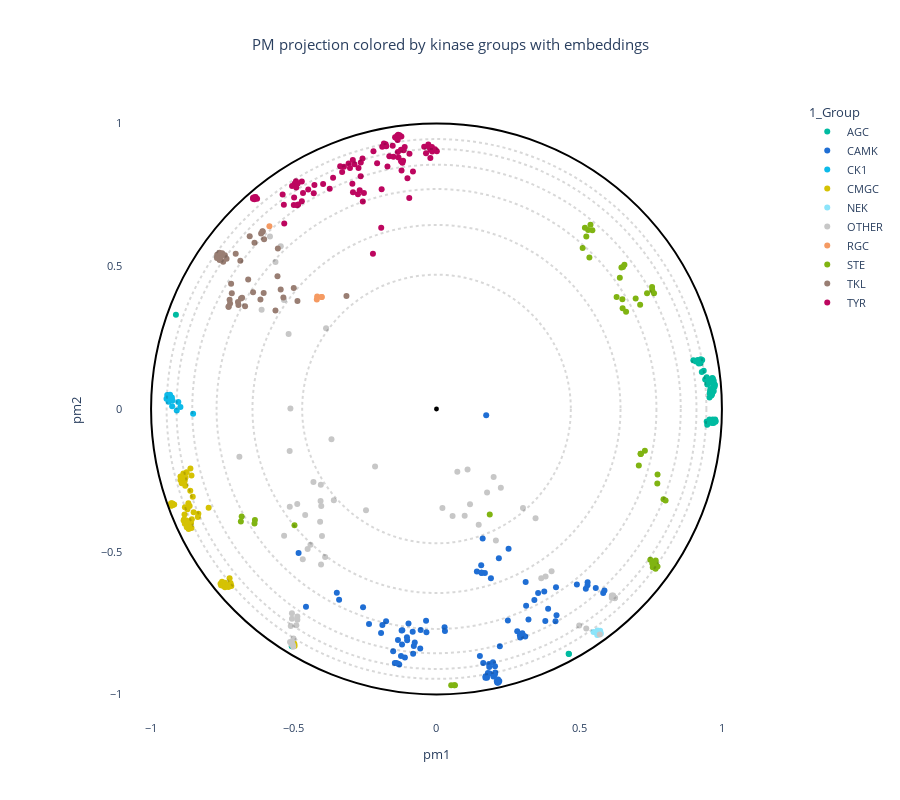

Write notebook code for a chart like this one.
### Code cell
# OPTIONS =================================================
#Here you can set different parameters to color & annotate the resulting projection:
title = "PM projection colored by kinase groups with embeddings"  
#----------------------------------------------------------
# Select the coloring from annotation .csv file:
labels_name = "1_Group"
# Select classes to label among the "labels_name" or "second_labels_name" column (comma separated list):
second_labels_name = ""
labels_text = []
show_text = False
#----------------------------------------------------------
# Use a custom color palette:
color_palette = kinase_palette #Default: None
use_custom_palette = True
#==========================================================


#Check projection visualization parameters
#Labels name
if labels_name == "":
    labels_name = None
elif labels_name not in annotation_names:
    raise NameError(f"labels_name {labels_name} is not in the availables annotations.\nAvailables annotations: {annotation_names}")
#Second labels name
if second_labels_name == "":
    second_labels_name = None
elif second_labels_name not in annotation_names:
    raise NameError(f'"second_labels_name" {second_labels_name} is not in the availables annotations.\nAvailables annotations: {annotation_names}')

if not use_custom_palette:
    color_palette = None

#Plot graph
fig = plot_embedding_interactive(df_embedding, 
                                 labels_name = labels_name,
                                 second_labels_name = second_labels_name, 
                                 show_text = show_text,
                                 labels_text = labels_text,
                                 color_palette = color_palette, 
                                 title = title, 
                                 fontsize = 11)
fig.show()

### Figure 1 — Plotly figure (JSON) as saved in the notebook; plotly's stock layout.template omitted (floating-point values rounded to 4 significant figures; data arrays with more than 128 entries replaced by an {"elided": "..."} marker saying what was removed)
{"data": [{"customdata": {"elided": "62x19 mixed values"}, "hovertemplate": "<b>%{hovertext}</b><br><br>1_Group=%{customdata[1]}<br>pm1=%{x}<br>pm2=%{y}<br>proteins_id=%{customdata[0]}<br>2_Gene=%{customdata[2]}<br>3_HGNC=%{customdata[3]}<br>4_Uni_entry=%{customdata[4]}<br>5_Uni_acc=%{customdata[5]}<br>6_Domain_begin=%{customdata[6]}<br>7_Domain_end=%{customdata[7]}<br>8_Domain_length=%{customdata[8]}<br>9_Largest_insert_length=%{customdata[9]}<br>10_PDB_validation=%{customdata[10]}<br>11_Conformational_state=%{customdata[11]}<br>12_Dihedral_state=%{customdata[12]}<br>13_Group_in_Uni=%{customdata[13]}<br>14_Group_in_Manning=%{customdata[14]}<br>15_Synonymn=%{customdata[15]}<br>evo_distance=%{customdata[16]}<br>decile_domain=%{customdata[17]}<br>small_cluster=%{customdata[18]}<extra></extra>", "hovertext": ["AGC", "AGC", "AGC", "AGC", "AGC", "AGC", "AGC", "AGC", "AGC", "AGC", "AGC", "AGC", "AGC", "AGC", "AGC", "AGC", "AGC", "AGC", "AGC", "AGC", "AGC", "AGC", "AGC", "AGC", "AGC", "AGC", "AGC", "AGC", "AGC", "AGC", "AGC", "AGC", "AGC", "AGC", "AGC", "AGC", "AGC", "AGC", "AGC", "AGC", "AGC", "AGC", "AGC", "AGC", "AGC", "AGC", "AGC", "AGC", "AGC", "AGC", "AGC", "AGC", "AGC", "AGC", "AGC", "AGC", "AGC", "AGC", "AGC", "AGC", "AGC", "AGC"], "legendgroup": "AGC", "marker": {"color": "#00bba1", "symbol": "circle"}, "mode": "markers", "name": "AGC", "orientation": "v", "showlegend": true, "type": "scatter", "x": [0.9488, 0.95, 0.9467, -0.913, 0.9467, 0.9567, 0.9485, 0.4641, 0.9151, 0.919, 0.9248, 0.9092, 0.909, 0.9127, 0.8999, 0.978, 0.9773, 0.9653, 0.9707, 0.9701, 0.9674, -0.5071, 0.9295, 0.9363, 0.9656, 0.9599, 0.9714, 0.9741, 0.9723, 0.9737, 0.9571, 0.9585, 0.9649, 0.9653, 0.959, 0.9684, 0.9565, 0.9658, 0.9634, 0.9413, 0.9723, 0.9693, 0.9755, 0.4629, 0.9563, 0.9588, 0.9627, 0.9547, 0.9619, 0.9614, 0.955, 0.9648, 0.9601, 0.9309, 0.9712, 0.9682, 0.9661, 0.9263, 0.9279, 0.9258, 0.9756, 0.9762], "xaxis": "x", "y": [0.08601, 0.09255, 0.1111, 0.33, -0.04393, -0.03665, -0.05528, -0.8585, 0.1719, 0.1596, 0.1598, 0.1664, 0.1685, 0.1685, 0.171, -0.04191, -0.0451, -0.04918, -0.0494, -0.0424, -0.03689, -0.8316, 0.1298, 0.1339, 0.06665, 0.07013, 0.06274, 0.0781, 0.08021, 0.08664, 0.05488, 0.05779, 0.06217, 0.05183, 0.06483, 0.06049, 0.0406, 0.057, 0.04723, 0.1034, 0.08826, 0.08597, 0.08376, -0.8572, -0.04694, 0.1006, 0.1052, 0.09725, 0.09835, 0.09745, 0.1022, 0.09564, 0.09309, 0.1719, 0.09897, 0.1064, 0.1082, 0.1742, 0.1703, 0.1702, -0.03959, -0.03647], "yaxis": "y"}, {"customdata": {"elided": "93x19 mixed values"}, "hovertemplate": "<b>%{hovertext}</b><br><br>1_Group=%{customdata[1]}<br>pm1=%{x}<br>pm2=%{y}<br>proteins_id=%{customdata[0]}<br>2_Gene=%{customdata[2]}<br>3_HGNC=%{customdata[3]}<br>4_Uni_entry=%{customdata[4]}<br>5_Uni_acc=%{customdata[5]}<br>6_Domain_begin=%{customdata[6]}<br>7_Domain_end=%{customdata[7]}<br>8_Domain_length=%{customdata[8]}<br>9_Largest_insert_length=%{customdata[9]}<br>10_PDB_validation=%{customdata[10]}<br>11_Conformational_state=%{customdata[11]}<br>12_Dihedral_state=%{customdata[12]}<br>13_Group_in_Uni=%{customdata[13]}<br>14_Group_in_Manning=%{customdata[14]}<br>15_Synonymn=%{customdata[15]}<br>evo_distance=%{customdata[16]}<br>decile_domain=%{customdata[17]}<br>small_cluster=%{customdata[18]}<extra></extra>", "hovertext": ["CAMK", "CAMK", "CAMK", "CAMK", "CAMK", "CAMK", "CAMK", "CAMK", "CAMK", "CAMK", "CAMK", "CAMK", "CAMK", "CAMK", "CAMK", "CAMK", "CAMK", "CAMK", "CAMK", "CAMK", "CAMK", "CAMK", "CAMK", "CAMK", "CAMK", "CAMK", "CAMK", "CAMK", "CAMK", "CAMK", "CAMK", "CAMK", "CAMK", "CAMK", "CAMK", "CAMK", "CAMK", "CAMK", "CAMK", "CAMK", "CAMK", "CAMK", "CAMK", "CAMK", "CAMK", "CAMK", "CAMK", "CAMK", "CAMK", "CAMK", "CAMK", "CAMK", "CAMK", "CAMK", "CAMK", "CAMK", "CAMK", "CAMK", "CAMK", "CAMK", "CAMK", "CAMK", "CAMK", "CAMK", "CAMK", "CAMK", "CAMK", "CAMK", "CAMK", "CAMK", "CAMK", "CAMK", "CAMK", "CAMK", "CAMK", "CAMK", "CAMK", "CAMK", "CAMK", "CAMK", "CAMK", "CAMK", "CAMK", "CAMK", "CAMK", "CAMK", "CAMK", "CAMK", "CAMK", "CAMK", "CAMK", "CAMK", "CAMK"], "legendgroup": "CAMK", "marker": {"color": "#1f6ed4", "symbol": "circle"}, "mode": "markers", "name": "CAMK", "orientation": "v", "showlegend": true, "type": "scatter", "x": [0.5841, 0.5883, 0.558, 0.1769, 0.176, -0.1244, -0.1107, -0.08189, -0.1406, -0.1306, -0.1342, -0.146, -0.05701, -0.3493, -0.3412, -0.1035, -0.1942, 0.2219, -0.1896, 0.3045, 0.2934, 0.311, -0.07944, -0.1208, -0.1028, 0.1637, 0.1696, 0.02834, 0.02955, -0.2574, 0.2125, 0.2151, 0.2144, 0.2182, 0.1801, -0.4573, -0.09806, 0.2922, 0.3007, 0.25, 0.2828, 0.2044, 0.2058, 0.1992, 0.1577, 0.1578, 0.3911, -0.1766, -0.2364, 0.4169, 0.4205, 0.3812, 0.5232, 0.529, 0.5294, 0.4918, 0.1741, -0.1519, 0.1718, 0.1715, 0.4187, 0.356, 0.3775, -0.135, -0.07617, -0.08338, -0.1198, -0.1221, -0.0366, -0.03528, -0.05544, 0.216, 0.22, 0.2112, 0.2163, 0.1865, 0.1566, 0.1415, 0.3124, 0.3223, 0.314, 0.3429, -0.4832, 0.2184, 0.2525, 0.1617, 0.1579, 0.1848, 0.2049, 0.1978, 0.152, 0.1841, 0.1906], "xaxis": "x", "y": [-0.6448, -0.6357, -0.6274, -0.9419, -0.9377, -0.8653, -0.8705, -0.8573, -0.8902, -0.8954, -0.8923, -0.89, -0.8396, -0.6437, -0.6683, -0.7995, -0.7849, -0.8316, -0.7566, -0.7945, -0.8003, -0.797, -0.8304, -0.8247, -0.8104, -0.8901, -0.5744, -0.765, -0.7781, -0.6948, -0.9586, -0.9589, -0.9556, -0.9569, -0.9252, -0.6931, -0.7514, -0.7924, -0.7859, -0.7411, -0.7785, -0.9304, -0.9228, -0.9369, -0.5735, -0.5737, -0.6996, -0.7438, -0.7533, -0.7434, -0.7224, -0.7424, -0.6301, -0.6175, -0.6066, -0.6149, -0.02205, -0.8487, -0.9367, -0.9414, -0.6248, -0.6448, -0.6395, -0.8095, -0.8185, -0.7802, -0.7753, -0.7757, -0.7416, -0.7823, -0.7741, -0.9476, -0.9532, -0.9534, -0.9546, -0.9271, -0.5473, -0.5689, -0.6064, -0.7373, -0.6897, -0.6689, -0.5045, -0.5226, -0.4898, -0.454, -0.5737, -0.9041, -0.9013, -0.8875, -0.8651, -0.8932, -0.5934], "yaxis": "y"}, {"customdata": {"elided": "12x19 mixed values"}, "hovertemplate": "<b>%{hovertext}</b><br><br>1_Group=%{customdata[1]}<br>pm1=%{x}<br>pm2=%{y}<br>proteins_id=%{customdata[0]}<br>2_Gene=%{customdata[2]}<br>3_HGNC=%{customdata[3]}<br>4_Uni_entry=%{customdata[4]}<br>5_Uni_acc=%{customdata[5]}<br>6_Domain_begin=%{customdata[6]}<br>7_Domain_end=%{customdata[7]}<br>8_Domain_length=%{customdata[8]}<br>9_Largest_insert_length=%{customdata[9]}<br>10_PDB_validation=%{customdata[10]}<br>11_Conformational_state=%{customdata[11]}<br>12_Dihedral_state=%{customdata[12]}<br>13_Group_in_Uni=%{customdata[13]}<br>14_Group_in_Manning=%{customdata[14]}<br>15_Synonymn=%{customdata[15]}<br>evo_distance=%{customdata[16]}<br>decile_domain=%{customdata[17]}<br>small_cluster=%{customdata[18]}<extra></extra>", "hovertext": ["CK1", "CK1", "CK1", "CK1", "CK1", "CK1", "CK1", "CK1", "CK1", "CK1", "CK1", "CK1"], "legendgroup": "CK1", "marker": {"color": "#0dbae9", "symbol": "circle"}, "mode": "markers", "name": "CK1", "orientation": "v", "showlegend": true, "type": "scatter", "x": [-0.9335, -0.9389, -0.9433, -0.946, -0.9249, -0.9386, -0.9271, -0.9261, -0.9045, -0.91, -0.8971, -0.8527], "xaxis": "x", "y": [0.04961, 0.03957, 0.04867, 0.03577, 0.02939, 0.02502, 0.04051, 0.009765, 0.02463, -0.005548, 0.006973, -0.01702], "yaxis": "y"}, {"customdata": {"elided": "65x19 mixed values"}, "hovertemplate": "<b>%{hovertext}</b><br><br>1_Group=%{customdata[1]}<br>pm1=%{x}<br>pm2=%{y}<br>proteins_id=%{customdata[0]}<br>2_Gene=%{customdata[2]}<br>3_HGNC=%{customdata[3]}<br>4_Uni_entry=%{customdata[4]}<br>5_Uni_acc=%{customdata[5]}<br>6_Domain_begin=%{customdata[6]}<br>7_Domain_end=%{customdata[7]}<br>8_Domain_length=%{customdata[8]}<br>9_Largest_insert_length=%{customdata[9]}<br>10_PDB_validation=%{customdata[10]}<br>11_Conformational_state=%{customdata[11]}<br>12_Dihedral_state=%{customdata[12]}<br>13_Group_in_Uni=%{customdata[13]}<br>14_Group_in_Manning=%{customdata[14]}<br>15_Synonymn=%{customdata[15]}<br>evo_distance=%{customdata[16]}<br>decile_domain=%{customdata[17]}<br>small_cluster=%{customdata[18]}<extra></extra>", "hovertext": ["CMGC", "CMGC", "CMGC", "CMGC", "CMGC", "CMGC", "CMGC", "CMGC", "CMGC", "CMGC", "CMGC", "CMGC", "CMGC", "CMGC", "CMGC", "CMGC", "CMGC", "CMGC", "CMGC", "CMGC", "CMGC", "CMGC", "CMGC", "CMGC", "CMGC", "CMGC", "CMGC", "CMGC", "CMGC", "CMGC", "CMGC", "CMGC", "CMGC", "CMGC", "CMGC", "CMGC", "CMGC", "CMGC", "CMGC", "CMGC", "CMGC", "CMGC", "CMGC", "CMGC", "CMGC", "CMGC", "CMGC", "CMGC", "CMGC", "CMGC", "CMGC", "CMGC", "CMGC", "CMGC", "CMGC", "CMGC", "CMGC", "CMGC", "CMGC", "CMGC", "CMGC", "CMGC", "CMGC", "CMGC", "CMGC"], "legendgroup": "CMGC", "marker": {"color": "#d5c203", "symbol": "circle"}, "mode": "markers", "name": "CMGC", "orientation": "v", "showlegend": true, "type": "scatter", "x": [-0.8601, -0.8685, -0.8583, -0.8653, -0.8844, -0.886, -0.8819, -0.8708, -0.8681, -0.8746, -0.8749, -0.8649, -0.8674, -0.8343, -0.8734, -0.8362, -0.876, -0.8572, -0.8508, -0.8726, -0.8829, -0.882, -0.8626, -0.7983, -0.8971, -0.854, -0.725, -0.7209, -0.7188, -0.7218, -0.8753, -0.8621, -0.8583, -0.7523, -0.7484, -0.7515, -0.7566, -0.7547, -0.8924, -0.8802, -0.7476, -0.7415, -0.7342, -0.7413, -0.897, -0.8793, -0.9302, -0.9292, -0.9233, -0.9261, -0.9262, -0.9249, -0.9189, -0.9285, -0.8694, -0.8814, -0.93, -0.931, -0.9296, -0.8868, -0.9274, -0.7289, -0.4979, -0.4972, -0.5007], "xaxis": "x", "y": [-0.3991, -0.4201, -0.4173, -0.414, -0.3868, -0.391, -0.4023, -0.4116, -0.4059, -0.4056, -0.4143, -0.3395, -0.3964, -0.3666, -0.3944, -0.3786, -0.3911, -0.3862, -0.3621, -0.3514, -0.3699, -0.2514, -0.2868, -0.3461, -0.2488, -0.3075, -0.5928, -0.6148, -0.6205, -0.6099, -0.2217, -0.2085, -0.2334, -0.6117, -0.6191, -0.6051, -0.6127, -0.6176, -0.2606, -0.2692, -0.6144, -0.6091, -0.6169, -0.6242, -0.2365, -0.2396, -0.331, -0.3388, -0.3355, -0.3327, -0.3374, -0.3309, -0.3349, -0.3301, -0.3301, -0.3447, -0.3343, -0.3367, -0.3373, -0.2264, -0.3348, -0.6236, -0.8235, -0.8301, -0.8189], "yaxis": "y"}, {"customdata": {"elided": "11x19 mixed values"}, "hovertemplate": "<b>%{hovertext}</b><br><br>1_Group=%{customdata[1]}<br>pm1=%{x}<br>pm2=%{y}<br>proteins_id=%{customdata[0]}<br>2_Gene=%{customdata[2]}<br>3_HGNC=%{customdata[3]}<br>4_Uni_entry=%{customdata[4]}<br>5_Uni_acc=%{customdata[5]}<br>6_Domain_begin=%{customdata[6]}<br>7_Domain_end=%{customdata[7]}<br>8_Domain_length=%{customdata[8]}<br>9_Largest_insert_length=%{customdata[9]}<br>10_PDB_validation=%{customdata[10]}<br>11_Conformational_state=%{customdata[11]}<br>12_Dihedral_state=%{customdata[12]}<br>13_Group_in_Uni=%{customdata[13]}<br>14_Group_in_Manning=%{customdata[14]}<br>15_Synonymn=%{customdata[15]}<br>evo_distance=%{customdata[16]}<br>decile_domain=%{customdata[17]}<br>small_cluster=%{customdata[18]}<extra></extra>", "hovertext": ["NEK", "NEK", "NEK", "NEK", "NEK", "NEK", "NEK", "NEK", "NEK", "NEK", "NEK"], "legendgroup": "NEK", "marker": {"color": "#8ce4fa", "symbol": "circle"}, "mode": "markers", "name": "NEK", "orientation": "v", "showlegend": true, "type": "scatter", "x": [0.5501, 0.5757, 0.5706, 0.5632, 0.5596, 0.5659, 0.5642, 0.565, 0.5682, 0.5741, 0.5732], "xaxis": "x", "y": [-0.7811, -0.7876, -0.7847, -0.7916, -0.7822, -0.7814, -0.7761, -0.7857, -0.7894, -0.7815, -0.7773], "yaxis": "y"}, {"customdata": {"elided": "66x19 mixed values"}, "hovertemplate": "<b>%{hovertext}</b><br><br>1_Group=%{customdata[1]}<br>pm1=%{x}<br>pm2=%{y}<br>proteins_id=%{customdata[0]}<br>2_Gene=%{customdata[2]}<br>3_HGNC=%{customdata[3]}<br>4_Uni_entry=%{customdata[4]}<br>5_Uni_acc=%{customdata[5]}<br>6_Domain_begin=%{customdata[6]}<br>7_Domain_end=%{customdata[7]}<br>8_Domain_length=%{customdata[8]}<br>9_Largest_insert_length=%{customdata[9]}<br>10_PDB_validation=%{customdata[10]}<br>11_Conformational_state=%{customdata[11]}<br>12_Dihedral_state=%{customdata[12]}<br>13_Group_in_Uni=%{customdata[13]}<br>14_Group_in_Manning=%{customdata[14]}<br>15_Synonymn=%{customdata[15]}<br>evo_distance=%{customdata[16]}<br>decile_domain=%{customdata[17]}<br>small_cluster=%{customdata[18]}<extra></extra>", "hovertext": ["OTHER", "OTHER", "OTHER", "OTHER", "OTHER", "OTHER", "OTHER", "OTHER", "OTHER", "OTHER", "OTHER", "OTHER", "OTHER", "OTHER", "OTHER", "OTHER", "OTHER", "OTHER", "OTHER", "OTHER", "OTHER", "OTHER", "OTHER", "OTHER", "OTHER", "OTHER", "OTHER", "OTHER", "OTHER", "OTHER", "OTHER", "OTHER", "OTHER", "OTHER", "OTHER", "OTHER", "OTHER", "OTHER", "OTHER", "OTHER", "OTHER", "OTHER", "OTHER", "OTHER", "OTHER", "OTHER", "OTHER", "OTHER", "OTHER", "OTHER", "OTHER", "OTHER", "OTHER", "OTHER", "OTHER", "OTHER", "OTHER", "OTHER", "OTHER", "OTHER", "OTHER", "OTHER", "OTHER", "OTHER", "OTHER", "OTHER"], "legendgroup": "OTHER", "marker": {"color": "#c7c7c7", "symbol": "circle"}, "mode": "markers", "name": "OTHER", "orientation": "v", "showlegend": true, "type": "scatter", "x": [0.5, 0.5247, -0.5144, -0.368, -0.5032, -0.4685, -0.5344, -0.5131, -0.247, -0.5079, -0.5141, -0.5009, 0.2002, 0.1772, 0.347, -0.4875, -0.4012, -0.4515, -0.6127, -0.5834, 0.6257, 0.6245, -0.4061, -0.5641, -0.5065, -0.4911, -0.2152, -0.4078, -0.5064, -0.5182, 0.1174, -0.387, -0.5107, -0.4052, -0.4311, -0.502, -0.5066, 0.2081, 0.1479, 0.09873, 0.0207, -0.3597, 0.05635, 0.2254, -0.4601, -0.4874, 0.5719, -0.4038, -0.4879, -0.4415, -0.5456, -0.3902, -0.4045, -0.5118, 0.303, -0.6906, 0.3821, 0.367, 0.4032, -0.5339, 0.07296, 0.1089, 0.6144, 0.6145, 0.614, 0.6188], "xaxis": "x", "y": [-0.7586, -0.7688, -0.1471, -0.106, -0.8272, -0.5266, 0.3818, -0.8167, -0.3548, -0.8241, -0.3421, -0.8045, -0.2387, -0.2923, -0.3826, -0.7268, -0.4451, -0.4905, 0.348, 0.6044, -0.6615, -0.6634, -0.3223, 0.5146, -0.7156, -0.758, -0.2018, -0.3952, -0.7348, 0.263, -0.3335, 0.2829, -0.76, -0.2656, -0.2559, -0.833, -0.8173, -0.461, -0.4052, -0.3742, -0.3473, -0.3202, -0.3752, -0.2763, -0.3714, -0.7383, -0.7902, -0.3397, -0.3326, -0.4761, 0.5697, -0.5183, -0.5451, 0.002111, -0.3471, -0.1675, -0.5868, -0.5931, -0.5685, -0.4445, -0.2198, -0.2121, -0.6573, -0.6536, -0.6609, -0.6539], "yaxis": "y"}, {"customdata": [[310, "RGC", "GUCY2C", "HGNC:4688", "GUC2C_HUMAN", "P25092", 489, 747, 259, 19, "nan", "nan", "nan", "RGC", "RGC", "GUC2C,STAR", 2.488, 2, "Other"], [311, "RGC", "GUCY2D", "HGNC:4689", "GUC2D_HUMAN", "Q02846", 510, 807, 298, 26, "nan", "nan", "nan", "RGC", "RGC", "CORD6,GUC1A4,GUC2D,RETGC,RETGC1", 2.543, 8, "Other"], [312, "RGC", "GUCY2F", "HGNC:4691", "GUC2F_HUMAN", "P51841", 547, 811, 265, 14, "nan", "nan", "nan", "RGC", "RGC", "GUC2F,RETGC2", 2.446, 5, "Other"], [313, "RGC", "NPR1", "HGNC:7943", "ANPRA_HUMAN", "P16066", 533, 803, 271, 15, "nan", "nan", "nan", "RGC", "RGC", "ANPRA", 2.158, 6, "Other"], [314, "RGC", "NPR2", "HGNC:7944", "ANPRB_HUMAN", "P20594", 517, 788, 272, 15, "nan", "nan", "nan", "RGC", "RGC", "ANPRB", 2.134, 6, "Other"]], "hovertemplate": "<b>%{hovertext}</b><br><br>1_Group=%{customdata[1]}<br>pm1=%{x}<br>pm2=%{y}<br>proteins_id=%{customdata[0]}<br>2_Gene=%{customdata[2]}<br>3_HGNC=%{customdata[3]}<br>4_Uni_entry=%{customdata[4]}<br>5_Uni_acc=%{customdata[5]}<br>6_Domain_begin=%{customdata[6]}<br>7_Domain_end=%{customdata[7]}<br>8_Domain_length=%{customdata[8]}<br>9_Largest_insert_length=%{customdata[9]}<br>10_PDB_validation=%{customdata[10]}<br>11_Conformational_state=%{customdata[11]}<br>12_Dihedral_state=%{customdata[12]}<br>13_Group_in_Uni=%{customdata[13]}<br>14_Group_in_Manning=%{customdata[14]}<br>15_Synonymn=%{customdata[15]}<br>evo_distance=%{customdata[16]}<br>decile_domain=%{customdata[17]}<br>small_cluster=%{customdata[18]}<extra></extra>", "hovertext": ["RGC", "RGC", "RGC", "RGC", "RGC"], "legendgroup": "RGC", "marker": {"color": "#f59a62", "symbol": "circle"}, "mode": "markers", "name": "RGC", "orientation": "v", "showlegend": true, "type": "scatter", "x": [-0.4181, -0.5854, -0.4193, -0.4021, -0.4023], "xaxis": "x", "y": [0.3942, 0.6403, 0.3832, 0.3924, 0.3926], "yaxis": "y"}, {"customdata": {"elided": "47x19 mixed values"}, "hovertemplate": "<b>%{hovertext}</b><br><br>1_Group=%{customdata[1]}<br>pm1=%{x}<br>pm2=%{y}<br>proteins_id=%{customdata[0]}<br>2_Gene=%{customdata[2]}<br>3_HGNC=%{customdata[3]}<br>4_Uni_entry=%{customdata[4]}<br>5_Uni_acc=%{customdata[5]}<br>6_Domain_begin=%{customdata[6]}<br>7_Domain_end=%{customdata[7]}<br>8_Domain_length=%{customdata[8]}<br>9_Largest_insert_length=%{customdata[9]}<br>10_PDB_validation=%{customdata[10]}<br>11_Conformational_state=%{customdata[11]}<br>12_Dihedral_state=%{customdata[12]}<br>13_Group_in_Uni=%{customdata[13]}<br>14_Group_in_Manning=%{customdata[14]}<br>15_Synonymn=%{customdata[15]}<br>evo_distance=%{customdata[16]}<br>decile_domain=%{customdata[17]}<br>small_cluster=%{customdata[18]}<extra></extra>", "hovertext": ["STE", "STE", "STE", "STE", "STE", "STE", "STE", "STE", "STE", "STE", "STE", "STE", "STE", "STE", "STE", "STE", "STE", "STE", "STE", "STE", "STE", "STE", "STE", "STE", "STE", "STE", "STE", "STE", "STE", "STE", "STE", "STE", "STE", "STE", "STE", "STE", "STE", "STE", "STE", "STE", "STE", "STE", "STE", "STE", "STE", "STE", "STE"], "legendgroup": "STE", "marker": {"color": "#80b412", "symbol": "circle"}, "mode": "markers", "name": "STE", "orientation": "v", "showlegend": true, "type": "scatter", "x": [-0.6854, -0.6826, 0.7557, 0.7553, 0.7377, 0.7301, 0.7621, 0.7491, 0.1865, 0.7685, 0.7577, 0.7626, 0.756, 0.7743, 0.7676, 0.768, -0.4975, 0.06203, 0.06465, 0.7953, 0.5315, 0.8026, 0.5461, 0.05157, 0.5249, 0.5395, 0.7155, 0.631, 0.6512, 0.6423, 0.7153, 0.7156, 0.652, 0.512, 0.5357, 0.6479, 0.6534, 0.7744, 0.7736, 0.6642, 0.6584, -0.6362, -0.6376, 0.6978, 0.7135, 0.7088, 0.52], "xaxis": "x", "y": [-0.3938, -0.3766, 0.4164, 0.4273, 0.4052, -0.1466, 0.4055, -0.5286, -0.3698, -0.5435, -0.5541, -0.5481, -0.5416, -0.5521, -0.5597, -0.5311, -0.4073, -0.9679, -0.9679, -0.3163, 0.6269, -0.3204, 0.6264, -0.9679, 0.6043, 0.6452, -0.1569, 0.3927, 0.3844, 0.4596, -0.1576, -0.1565, 0.3533, 0.5643, 0.5304, 0.4957, 0.4978, -0.2299, -0.2611, 0.3406, 0.5052, -0.3888, -0.4014, 0.387, 0.3655, -0.1981, 0.6347], "yaxis": "y"}, {"customdata": {"elided": "42x19 mixed values"}, "hovertemplate": "<b>%{hovertext}</b><br><br>1_Group=%{customdata[1]}<br>pm1=%{x}<br>pm2=%{y}<br>proteins_id=%{customdata[0]}<br>2_Gene=%{customdata[2]}<br>3_HGNC=%{customdata[3]}<br>4_Uni_entry=%{customdata[4]}<br>5_Uni_acc=%{customdata[5]}<br>6_Domain_begin=%{customdata[6]}<br>7_Domain_end=%{customdata[7]}<br>8_Domain_length=%{customdata[8]}<br>9_Largest_insert_length=%{customdata[9]}<br>10_PDB_validation=%{customdata[10]}<br>11_Conformational_state=%{customdata[11]}<br>12_Dihedral_state=%{customdata[12]}<br>13_Group_in_Uni=%{customdata[13]}<br>14_Group_in_Manning=%{customdata[14]}<br>15_Synonymn=%{customdata[15]}<br>evo_distance=%{customdata[16]}<br>decile_domain=%{customdata[17]}<br>small_cluster=%{customdata[18]}<extra></extra>", "hovertext": ["TKL", "TKL", "TKL", "TKL", "TKL", "TKL", "TKL", "TKL", "TKL", "TKL", "TKL", "TKL", "TKL", "TKL", "TKL", "TKL", "TKL", "TKL", "TKL", "TKL", "TKL", "TKL", "TKL", "TKL", "TKL", "TKL", "TKL", "TKL", "TKL", "TKL", "TKL", "TKL", "TKL", "TKL", "TKL", "TKL", "TKL", "TKL", "TKL", "TKL", "TKL", "TKL"], "legendgroup": "TKL", "marker": {"color": "#997e73", "symbol": "circle"}, "mode": "markers", "name": "TKL", "orientation": "v", "showlegend": true, "type": "scatter", "x": [-0.7508, -0.7684, -0.7619, -0.7599, -0.7474, -0.7415, -0.6545, -0.6168, -0.6427, -0.7563, -0.7627, -0.7692, -0.6707, -0.3155, -0.6099, -0.6088, -0.604, -0.6144, -0.4871, -0.5642, -0.6849, -0.6598, -0.5558, -0.5365, -0.6873, -0.7034, -0.7285, -0.7283, -0.7231, -0.6377, -0.7249, -0.7196, -0.6938, -0.5459, -0.5001, -0.5571, -0.6055, -0.6811, -0.6955, -0.7604, -0.7356, -0.7172], "xaxis": "x", "y": [0.5454, 0.5406, 0.5416, 0.5223, 0.5159, 0.5389, 0.605, 0.3834, 0.409, 0.5333, 0.5357, 0.5292, 0.3603, 0.3961, 0.6223, 0.6214, 0.5944, 0.6147, 0.3782, 0.3455, 0.3874, 0.4533, 0.5619, 0.391, 0.5191, 0.5438, 0.3585, 0.3582, 0.3697, 0.5822, 0.3829, 0.4385, 0.364, 0.4188, 0.4238, 0.4655, 0.4067, 0.3899, 0.375, 0.5471, 0.5266, 0.4051], "yaxis": "y"}, {"customdata": {"elided": "94x19 mixed values"}, "hovertemplate": "<b>%{hovertext}</b><br><br>1_Group=%{customdata[1]}<br>pm1=%{x}<br>pm2=%{y}<br>proteins_id=%{customdata[0]}<br>2_Gene=%{customdata[2]}<br>3_HGNC=%{customdata[3]}<br>4_Uni_entry=%{customdata[4]}<br>5_Uni_acc=%{customdata[5]}<br>6_Domain_begin=%{customdata[6]}<br>7_Domain_end=%{customdata[7]}<br>8_Domain_length=%{customdata[8]}<br>9_Largest_insert_length=%{customdata[9]}<br>10_PDB_validation=%{customdata[10]}<br>11_Conformational_state=%{customdata[11]}<br>12_Dihedral_state=%{customdata[12]}<br>13_Group_in_Uni=%{customdata[13]}<br>14_Group_in_Manning=%{customdata[14]}<br>15_Synonymn=%{customdata[15]}<br>evo_distance=%{customdata[16]}<br>decile_domain=%{customdata[17]}<br>small_cluster=%{customdata[18]}<extra></extra>", "hovertext": ["TYR", "TYR", "TYR", "TYR", "TYR", "TYR", "TYR", "TYR", "TYR", "TYR", "TYR", "TYR", "TYR", "TYR", "TYR", "TYR", "TYR", "TYR", "TYR", "TYR", "TYR", "TYR", "TYR", "TYR", "TYR", "TYR", "TYR", "TYR", "TYR", "TYR", "TYR", "TYR", "TYR", "TYR", "TYR", "TYR", "TYR", "TYR", "TYR", "TYR", "TYR", "TYR", "TYR", "TYR", "TYR", "TYR", "TYR", "TYR", "TYR", "TYR", "TYR", "TYR", "TYR", "TYR", "TYR", "TYR", "TYR", "TYR", "TYR", "TYR", "TYR", "TYR", "TYR", "TYR", "TYR", "TYR", "TYR", "TYR", "TYR", "TYR", "TYR", "TYR", "TYR", "TYR", "TYR", "TYR", "TYR", "TYR", "TYR", "TYR", "TYR", "TYR", "TYR", "TYR", "TYR", "TYR", "TYR", "TYR", "TYR", "TYR", "TYR", "TYR", "TYR", "TYR"], "legendgroup": "TYR", "marker": {"color": "#bd065f", "symbol": "circle"}, "mode": "markers", "name": "TYR", "orientation": "v", "showlegend": true, "type": "scatter", "x": [-0.2691, -0.1452, -0.1413, -0.308, -0.2877, -0.123, -0.1837, -0.1843, -0.638, -0.1151, -0.5348, -0.4988, -0.1171, -0.09474, -0.1018, -0.04306, -0.01609, -0.02155, -0.02506, -0.5391, -0.02863, -0.03674, -0.005545, -0.01504, 0.001141, -0.02151, -0.08247, -0.1194, -0.1225, -0.1241, -0.1114, -0.1353, -0.4971, -0.4924, -0.4863, -0.4913, -0.1314, -0.6286, -0.6383, -0.6336, -0.1359, -0.134, -0.1286, -0.3374, -0.3243, -0.3306, -0.1901, -0.2227, -0.4846, -0.1937, -0.5, -0.09537, -0.4887, -0.636, -0.6387, -0.1376, -0.2581, -0.2752, -0.2931, -0.134, -0.1244, -0.2653, -0.2081, -0.1718, -0.4494, -0.3972, -0.3623, -0.43, -0.6429, -0.6425, -0.1653, -0.1535, -0.1331, -0.2948, -0.5061, -0.4277, -0.3741, -0.3031, -0.2656, -0.1343, -0.1509, -0.2543, -0.2209, -0.176, -0.4677, -0.4718, -0.1922, -0.2926, -0.1781, -0.5334, -0.4718, -0.2732, -0.1294, -0.2592], "xaxis": "x", "y": [0.7663, 0.9523, 0.9493, 0.8598, 0.8576, 0.955, 0.922, 0.93, 0.7351, 0.9062, 0.7155, 0.7411, 0.8696, 0.8941, 0.8084, 0.9183, 0.9175, 0.9081, 0.9173, 0.7513, 0.9267, 0.896, 0.9102, 0.902, 0.9032, 0.8798, 0.8323, 0.8628, 0.8358, 0.8676, 0.9179, 0.9003, 0.7888, 0.7975, 0.7901, 0.7758, 0.9568, 0.7363, 0.7418, 0.7424, 0.9421, 0.9572, 0.9548, 0.8507, 0.849, 0.8303, 0.9188, 0.5436, 0.7162, 0.6352, 0.7145, 0.7394, 0.7138, 0.7384, 0.7383, 0.9572, 0.727, 0.7525, 0.872, 0.9533, 0.9081, 0.8633, 0.8606, 0.8496, 0.7693, 0.7882, 0.8103, 0.7562, 0.7362, 0.7401, 0.8851, 0.9222, 0.8814, 0.7889, 0.7816, 0.7849, 0.7714, 0.8445, 0.8152, 0.9608, 0.8837, 0.7566, 0.9034, 0.9201, 0.7567, 0.797, 0.7698, 0.7597, 0.9279, 0.6495, 0.7275, 0.8438, 0.9593, 0.8778], "yaxis": "y"}], "layout": {"font": {"size": 11}, "height": 800, "legend": {"title": {"text": "1_Group"}, "tracegroupgap": 0}, "plot_bgcolor": "rgba(0, 0, 0, 0)", "shapes": [{"line": {"color": "black", "dash": "dot"}, "opacity": 0.15, "type": "circle", "x0": -0.4706, "x1": 0.4706, "y0": -0.4706, "y1": 0.4706}, {"line": {"color": "black", "dash": "dot"}, "opacity": 0.15, "type": "circle", "x0": -0.6447, "x1": 0.6447, "y0": -0.6447, "y1": 0.6447}, {"line": {"color": "black", "dash": "dot"}, "opacity": 0.15, "type": "circle", "x0": -0.7705, "x1": 0.7705, "y0": -0.7705, "y1": 0.7705}, {"line": {"color": "black", "dash": "dot"}, "opacity": 0.15, "type": "circle", "x0": -0.8557, "x1": 0.8557, "y0": -0.8557, "y1": 0.8557}, {"line": {"color": "black", "dash": "dot"}, "opacity": 0.15, "type": "circle", "x0": -0.9108, "x1": 0.9108, "y0": -0.9108, "y1": 0.9108}, {"line": {"color": "black", "dash": "dot"}, "opacity": 0.15, "type": "circle", "x0": -0.9455, "x1": 0.9455, "y0": -0.9455, "y1": 0.9455}, {"line": {"color": "Black"}, "type": "circle", "x0": -1, "x1": 1, "xref": "x", "y0": -1, "y1": 1, "yref": "y"}, {"fillcolor": "Black", "line": {"color": "Black"}, "type": "circle", "x0": -0.005, "x1": 0.005, "xref": "x", "y0": -0.005, "y1": 0.005, "yref": "y"}], "title": {"text": "PM projection colored by kinase groups with embeddings", "x": 0.5}, "xaxis": {"anchor": "y", "constrain": "domain", "domain": [0, 1], "range": [-1.1, 1.1], "title": {"text": "pm1"}}, "yaxis": {"anchor": "x", "domain": [0, 1], "scaleanchor": "x", "scaleratio": 1, "title": {"text": "pm2"}}, "yaxis2": {"layer": "below traces", "matches": "y", "overlaying": "y"}}}
